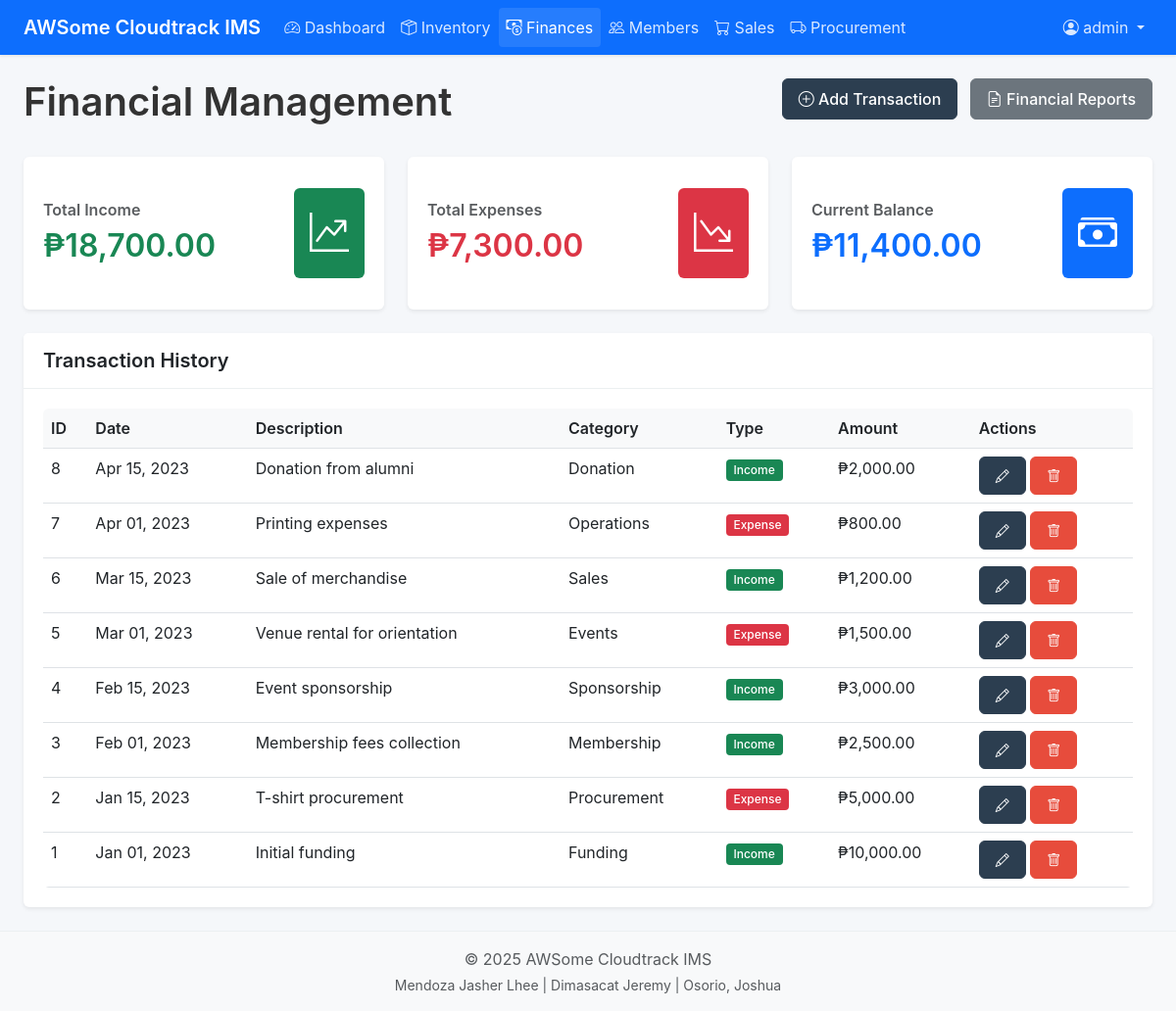
/finances/index.php (signed in), run on the app's committed database.
### tables this page shows
CREATE TABLE transactions (
    id INT AUTO_INCREMENT PRIMARY KEY,
    description VARCHAR(255) NOT NULL,
    amount DECIMAL(10, 2) NOT NULL,
    type ENUM('income', 'expense') NOT NULL,
    category VARCHAR(50) NOT NULL,
    transaction_date TIMESTAMP NOT NULL DEFAULT CURRENT_TIMESTAMP,
    reference_id INT,
    reference_type VARCHAR(20),
    created_at TIMESTAMP DEFAULT CURRENT_TIMESTAMP
);

### finances/index.php (the view, shortened to what this page needs)
<?php
include '../includes/db_connect.php';
include '../includes/header.php';
$summary_query = "SELECT
                    SUM(CASE WHEN type = 'income' THEN amount ELSE 0 END) as total_income,
                    SUM(CASE WHEN type = 'expense' THEN amount ELSE 0 END) as total_expense
                  FROM transactions";
$summary_result = $conn->query($summary_query);
$summary = $summary_result->fetch_assoc();
$page = isset($_GET['page']) ? intval($_GET['page']) : 1;
$records_per_page = 10;
$offset = ($page - 1) * $records_per_page;
$query = "SELECT * FROM transactions ORDER BY transaction_date DESC LIMIT ?, ?";
$stmt = $conn->prepare($query);
$stmt->bind_param("ii", $offset, $records_per_page);
$stmt->execute();
$result = $stmt->get_result();
?>
<div class="row mb-4">
    <div class="col-md-6">
        <h1>Financial Management</h1>
    </div>
    <div class="col-md-6 text-end">
        <a href="add-transaction.php" class="btn btn-primary">
            <i class="bi bi-plus-circle"></i> Add Transaction
        </a>
        <a href="reports.php" class="btn btn-secondary ms-2">
            <i class="bi bi-file-earmark-text"></i> Financial Reports
        </a>
    </div>
</div>
<div class="row mb-4">
    <div class="col-md-4">
        <div class="card border-0 shadow-sm h-100">
            <div class="card-body d-flex justify-content-between align-items-center">
                <div>
                    <h6 class="text-muted">Total Income</h6>
                    <h2 class="mb-0 text-success">₱<?= number_format($summary['total_income'] ?? 0, 2) ?></h2>
                </div>
                <div class="bg-success text-white p-3 rounded">
                    <i class="bi bi-graph-up-arrow fs-1"></i>
                </div>
            </div>
        </div>
    </div>
    <div class="col-md-4">
        <div class="card border-0 shadow-sm h-100">
            <div class="card-body d-flex justify-content-between align-items-center">
                <div>
                    <h6 class="text-muted">Total Expenses</h6>
                    <h2 class="mb-0 text-danger">₱<?= number_format($summary['total_expense'] ?? 0, 2) ?></h2>
                </div>
                <div class="bg-danger text-white p-3 rounded">
                    <i class="bi bi-graph-down-arrow fs-1"></i>
                </div>
            </div>
        </div>
    </div>
    <div class="col-md-4">
        <div class="card border-0 shadow-sm h-100">
            <div class="card-body d-flex justify-content-between align-items-center">
                <div>
                    <h6 class="text-muted">Current Balance</h6>
                    <h2 class="mb-0 <?= (($summary['total_income'] ?? 0) - ($summary['total_expense'] ?? 0)) >= 0 ? 'text-primary' : 'text-danger' ?>">
                        ₱<?= number_format(($summary['total_income'] ?? 0) - ($summary['total_expense'] ?? 0), 2) ?>
                    </h2>
                </div>
                <div class="bg-primary text-white p-3 rounded">
                    <i class="bi bi-cash-stack fs-1"></i>
                </div>
            </div>
        </div>
    </div>
</div>
<div class="card border-0 shadow-sm">
    <div class="card-header bg-white">
        <h5 class="mb-0">Transaction History</h5>
    </div>
    <div class="card-body">
        <div class="table-responsive">
            <table class="table table-hover">
                <thead>
                    <tr>
                        <th>ID</th>
                        <th>Date</th>
                        <th>Description</th>
                        <th>Category</th>
                        <th>Type</th>
                        <th>Amount</th>
                        <th>Actions</th>
                    </tr>
                </thead>
                <tbody>
                    <?php if ($result && $result->num_rows > 0): ?>
                        <?php while ($transaction = $result->fetch_assoc()): ?>
                            <tr>
                                <td><?= $transaction['id'] ?></td>
                                <td><?= date('M d, Y', strtotime($transaction['transaction_date'])) ?></td>
                                <td><?= htmlspecialchars($transaction['description']) ?></td>
                                <td><?= htmlspecialchars($transaction['category']) ?></td>
                                <td>
                                    <?php if ($transaction['type'] === 'income'): ?>
                                        <span class="badge bg-success">Income</span>
                                    <?php else: ?>
                                        <span class="badge bg-danger">Expense</span>
                                    <?php endif; ?>
                                </td>
                                <td>₱<?= number_format($transaction['amount'], 2) ?></td>
                                <td>
                                    <a href="edit-transaction.php?id=<?= $transaction['id'] ?>" class="btn btn-sm btn-primary" title="Edit">
                                        <i class="bi bi-pencil"></i>
                                    </a>
                                    <button type="button" class="btn btn-sm btn-danger" data-bs-toggle="modal" data-bs-target="#deleteModal<?= $transaction['id'] ?>" title="Delete">
                                        <i class="bi bi-trash"></i>
                                    </button>
                                </td>
                            </tr>
                        <?php endwhile; ?>
                    <?php else: ?>
                        <tr>
                            <td colspan="7" class="text-center py-4">No transactions found</td>
                        </tr>
                    <?php endif; ?>
                </tbody>
            </table>
        </div>
    </div>
</div>
<?php include '../includes/footer.php'; ?>

### assets/css/style.css (style rules this page uses)
:root { --primary: #2c3e50; --secondary: #34495e; --success: #27ae60; --danger: #e74c3c; --warning: #f39c12; --info: #3498db; --light: #f8f9fa; --dark: #212529; --gray: #6c757d; --gray-light: #ecf0f1; --body-bg: #f5f7fa; }
body { font-family: -apple-system, BlinkMacSystemFont, "Segoe UI", Roboto, Oxygen, Ubuntu, Cantarell, "Open Sans", "Helvetica Neue", sans-serif; background-color: var(--body-bg); color: #333; line-height: 1.5; }
h1, h2, h3, h4, h5, h6 { font-weight: 600; margin-bottom: 0.5rem; }
.card { border: none; border-radius: 0.375rem; box-shadow: 0 1px 3px rgba(0, 0, 0, 0.1); margin-bottom: 1.5rem; }
.card-header { background-color: #fff; border-bottom: 1px solid var(--gray-light); padding: 1rem 1.25rem; font-weight: 600; }
.card-body { padding: 1.25rem; }
.table { margin-bottom: 0; }
.table th { font-weight: 600; background-color: #f8f9fa; border-top: none; }
.table-responsive { border-radius: 0.375rem; overflow: hidden; }
.badge { font-weight: 500; padding: 0.4em 0.65em; border-radius: 0.25rem; }
.btn { padding: 0.5rem 1rem; border-radius: 0.375rem; font-weight: 500; }
.btn-primary { background-color: var(--primary); border-color: var(--primary); }
.btn-danger { background-color: var(--danger); border-color: var(--danger); }

### data on the page
transactions: id "8", transaction_date "Apr 15, 2023", description "Donation from alumni", category "Donation", type "Income", amount "2,000.00"
transactions: id "7", transaction_date "Apr 01, 2023", description "Printing expenses", category "Operations", type "Expense", amount "800.00"
transactions: id "6", transaction_date "Mar 15, 2023", description "Sale of merchandise", category "Sales", type "Income", amount "1,200.00"
transactions: id "5", transaction_date "Mar 01, 2023", description "Venue rental for orientation", category "Events", type "Expense", amount "1,500.00"
transactions: id "4", transaction_date "Feb 15, 2023", description "Event sponsorship", category "Sponsorship", type "Income", amount "3,000.00"
transactions: id "3", transaction_date "Feb 01, 2023", description "Membership fees collection", category "Membership", type "Income", amount "2,500.00"
transactions: id "2", transaction_date "Jan 15, 2023", description "T-shirt procurement", category "Procurement", type "Expense", amount "5,000.00"
transactions: id "1", transaction_date "Jan 01, 2023", description "Initial funding", category "Funding", type "Income", amount "10,000.00"

### other printed values
$_SESSION['username'] "admin"
$summary['total_income'] "18,700.00"
$summary['total_expense'] "7,300.00"
